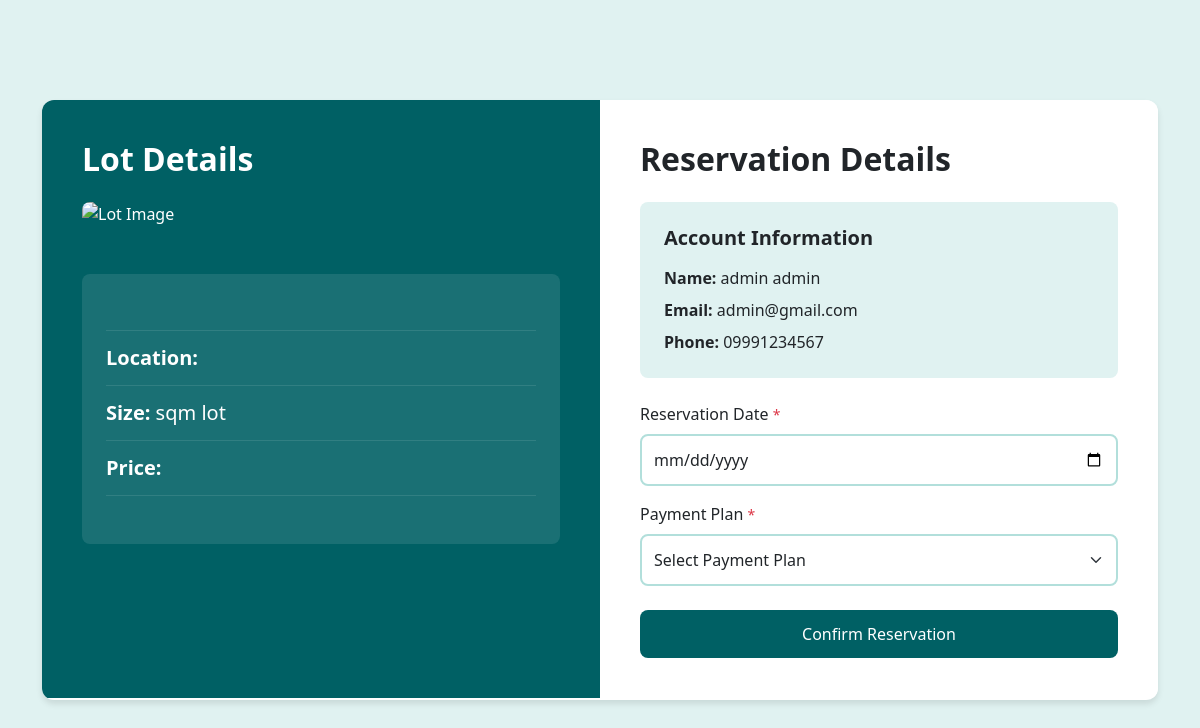
The app's page /website/add_reservation.php (signed in) with its own data.
### tables this page shows
CREATE TABLE `account` (
  `account_id` int(11) NOT NULL,
  `username` varchar(255) NOT NULL,
  `password` varchar(255) NOT NULL,
  `first_name` varchar(255) NOT NULL,
  `middle_name` varchar(250) NOT NULL,
  `last_name` varchar(255) NOT NULL,
  `email` varchar(255) DEFAULT NULL,
  `phone_number` varchar(20) NOT NULL,
  `created_at` timestamp NOT NULL DEFAULT current_timestamp(),
  `is_customer` tinyint(1) NOT NULL DEFAULT 1,
  `is_admin` tinyint(1) NOT NULL DEFAULT 0,
  `is_banned` tinyint(1) DEFAULT 0
);

### website/lots.class.php (called while the page is built, shortened)
<?php
require_once __DIR__ . '/../database.php';
class Reservation{
    protected $db;
    function __construct(){
        $this->db = new Database();
    }
    public function fetchAccountRecord($account_id) {
        $sql = "SELECT * FROM account WHERE account_id = :account_id";
        $query = $this->db->connect()->prepare($sql);
        $query->bindParam(':account_id', $account_id);
        $query->execute();
        return $query->fetch(PDO::FETCH_ASSOC);
    }
}

### database.php (called while the page is built, shortened)
<?php
class Database{
    private $host = 'localhost';
    private $username = 'root';
    private $password = '';
    private $dbname = 'burial_db';
    protected $connection;
    function connect(){
        try {
            if($this->connection === null){
                $dsn = "mysql:host=$this->host;dbname=$this->dbname";
                $this->connection = new PDO($dsn, $this->username, $this->password, [
                    PDO::ATTR_ERRMODE => PDO::ERRMODE_EXCEPTION,
                    PDO::ATTR_DEFAULT_FETCH_MODE => PDO::FETCH_ASSOC,
                    PDO::ATTR_EMULATE_PREPARES => false
                ]);
            }
            return $this->connection;
        } catch (PDOException $e) {
            error_log("Database Connection Error: " . $e->getMessage());
            error_log("DSN: mysql:host=$this->host;dbname=$this->dbname");
            throw new Exception("Database connection failed: " . $e->getMessage());
        }
    }
}

### website/add_reservation.php (the view, shortened to what this page needs)
<?php
require_once('lots.class.php');
$burialObj = new Reservation();
$lot_id = $lot_image = $lot_name = $location = $size = $price = $description = '';
$reservation_date = $payment_plan_id = '';
?>
<!DOCTYPE html>
<html lang="en">
<head>
<link href="https://cdnjs.cloudflare.com/ajax/libs/bootstrap/5.3.2/css/bootstrap.min.css" rel="stylesheet">
</head>
<body>
<div class="container">
    <div class="card">
        <div class="row g-0">
            <div class="col-md-6">
                <div class="left-panel">
                    <h2 class="fs-2 fw-bold mb-4">Lot Details</h2>
                    <img src="../admin/lots/<?= $lot_image ?>" alt="Lot Image" class="lot-image">
                    <div class="details-group">
                        <div class="detail-item">
                        </div>
                        <div class="detail-item fs-5">
                            <strong>Location:</strong> <?= $location?>
                        </div>
                        <div class="detail-item fs-5">
                            <strong>Size:</strong> <?= $size?> sqm lot
                        </div>
                        <div class="detail-item fs-5">
                            <strong>Price:</strong><?= $price ?>
                        </div>
                        <div class="detail-item">
                        </div>
                    </div>
                </div>
            </div>
            <?php
                if(isset($_SESSION['account'])){
                    $account = $burialObj->fetchAccountRecord($_SESSION['account']['account_id']);
                }
            ?>
            <div class="col-md-6">
                <div class="right-panel">
                    <h2 class="fs-2 fw-bold mb-4">Reservation Details</h2>
                    <?php if(isset($_SESSION['account'])): ?>
                    <div class="account-details mb-4">
                        <h3 class="fs-5 fw-bold mb-3">Account Information</h3>
                        <div class="mb-2">
                            <strong>Name:</strong> <?= $account['first_name']?> <?= $account['middle_name']?> <?= $account['last_name']?>
                        </div>
                        <div class="mb-2">
                            <strong>Email:</strong> <?= $account['email']?>
                        </div>
                        <div>
                            <strong>Phone:</strong> <?= $account['phone_number']?>
                        </div>
                    </div>
                    <?php endif; ?>
                    <form action="" method="post">
                        <div class="mb-3">
                            <label class="form-label">Reservation Date <span class="error">*</span></label>
                            <input type="date" name="reservation_date"
                                value="<?= $reservation_date?>"
                                class="form-control">
                        </div>
                        <div class="mb-4">
                            <label class="form-label">Payment Plan <span class="error">*</span></label>
                            <select name="payment_plan" class="form-select">
                                <option value="" hidden>Select Payment Plan</option>
                            </select>
                        </div>
                        <button type="submit" class="btn btn-primary">Confirm Reservation</button>
                    </form>
                </div>
            </div>
        </div>
    </div>
</div>
</body>
</html>

### website/add_reservation.php (style rules this page uses)
:root { --deep-teal: #006064; --light-teal: #e0f2f1; --medium-teal: #b2dfdb; --blue-grey: #455a64; --dark-blue-grey: #263238; }
body { background-color: var(--light-teal); min-height: 100vh; display: flex; align-items: center; padding: 2rem 0; }
.card { border: none; border-radius: 12px; overflow: hidden; box-shadow: 0 4px 6px rgba(0, 0, 0, 0.1); }
.left-panel { background: var(--deep-teal); color: white; padding: 2.5rem; height: 100%; }
.right-panel { padding: 2.5rem; background: white; }
.form-control, .form-select { border: 2px solid var(--medium-teal); padding: 0.75rem; border-radius: 8px; }
.btn-primary { background-color: var(--deep-teal); border: none; padding: 0.75rem 2rem; border-radius: 8px; width: 100%; transition: all 0.2s; }
.lot-image { width: 100%; object-fit: cover; border-radius: 8px; margin-bottom: 1.5rem; }
.details-group { background: rgba(255, 255, 255, 0.1); padding: 1.5rem; border-radius: 8px; margin-top: 1.5rem; }
.detail-item { padding: 0.75rem 0; border-bottom: 1px solid rgba(255, 255, 255, 0.1); }
.detail-item:last-child { border-bottom: none; }
.account-details { background: var(--light-teal); padding: 1.5rem; border-radius: 8px; margin-bottom: 2rem; }
.error { color: #dc3545; font-size: 0.875rem; margin-top: 0.25rem; }
@media (min-width: 768px) { .card { min-height: 600px; } }

### records on screen
account: first_name "admin", last_name "admin", email "admin@gmail.com", phone_number "09991234567"
